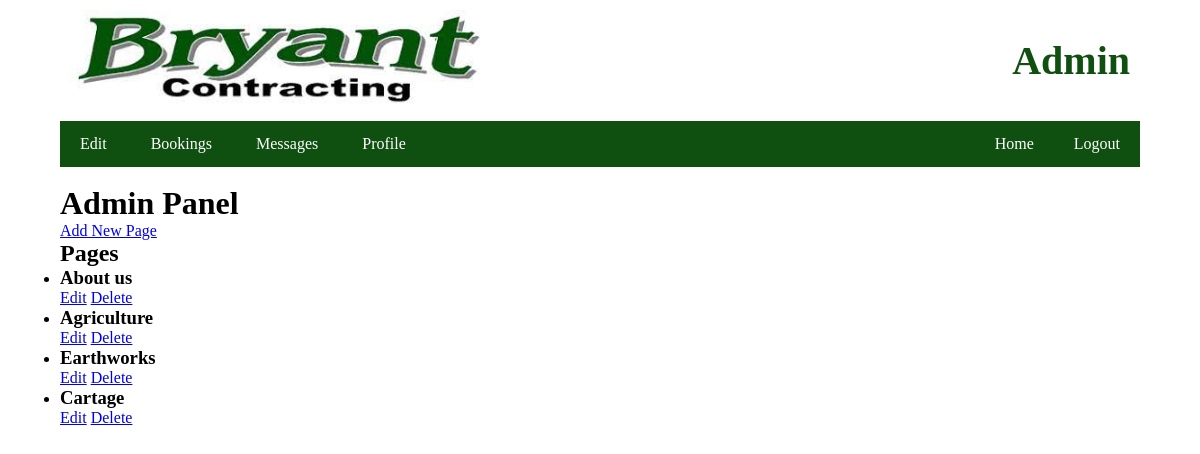
The app's page /admin.php (signed in) with its own data.
### tables this page shows
CREATE TABLE `pages` (
  `id` int(11) NOT NULL,
  `title1` varchar(255) DEFAULT NULL,
  `text1` text DEFAULT NULL,
  `image1` varchar(255) DEFAULT NULL,
  `title2` varchar(255) DEFAULT NULL,
  `text2` text DEFAULT NULL,
  `image2` varchar(255) DEFAULT NULL,
  `title3` varchar(255) DEFAULT NULL,
  `text3` text DEFAULT NULL,
  `image3` varchar(255) DEFAULT NULL
);

### admin.php (the view, shortened to what this page needs)
<?php
include 'setup.php';
$sql = "SELECT * FROM pages";
$result = $conn->query($sql);
?>
<!DOCTYPE html>
<html>
    <div class="wrapper">
    <head>
        <?php include 'header_admin.php';?>
    </head>
    <body>
        <br>
        <h1>Admin Panel</h1>
        <a href="add_page.php">Add New Page</a>
        <h2>Pages</h2>
        <ul>
            <?php while ($row = $result->fetch_assoc()): ?>
                <li>
                    <h3><?php echo $row['title1']; ?></h3>
                    <a href="edit_page.php?id=<?php echo $row['id']; ?>">Edit</a>
                    <a href="delete_page.php?id=<?php echo $row['id']; ?>">Delete</a>
                </li>
            <?php endwhile; ?>
        </ul>
    </body>
    </div>
</html>

### CSS/style.css (style rules this page uses)
.wrapper { margin: 0 auto; width: 90%; }
* { margin: 0; padding: 0; box-sizing: border-box; }

### records on screen
pages: title1 "About us"
pages: title1 "Agriculture"
pages: title1 "Earthworks"
pages: title1 "Cartage"
